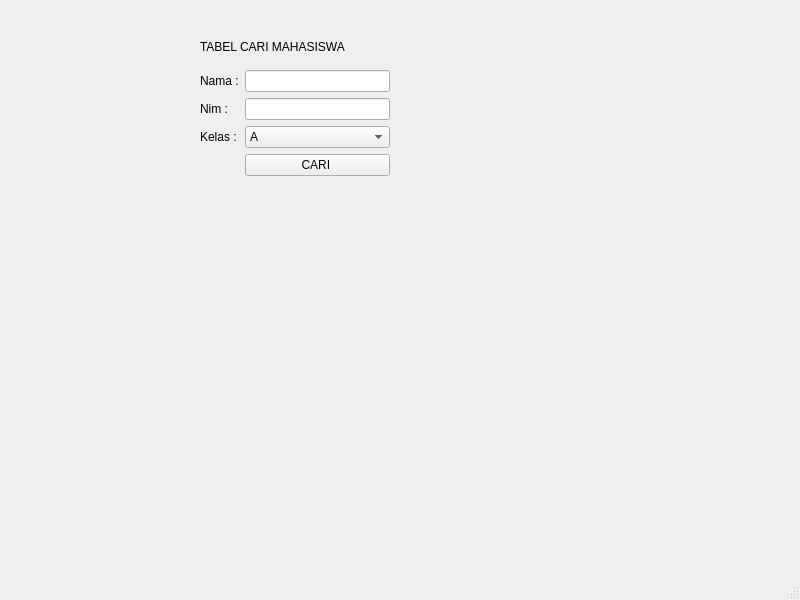
<?xml version="1.0" encoding="UTF-8"?>
<ui version="4.0">
 <class>MainWindow</class>
 <widget class="QMainWindow" name="MainWindow">
  <property name="geometry">
   <rect>
    <x>0</x>
    <y>0</y>
    <width>800</width>
    <height>600</height>
   </rect>
  </property>
  <property name="windowTitle">
   <string>MainWindow</string>
  </property>
  <property name="autoFillBackground">
   <bool>false</bool>
  </property>
  <property name="styleSheet">
   <string notr="true"/>
  </property>
  <widget class="QWidget" name="centralwidget">
   <widget class="QWidget" name="">
    <property name="geometry">
     <rect>
      <x>200</x>
      <y>30</y>
      <width>190</width>
      <height>146</height>
     </rect>
    </property>
    <layout class="QVBoxLayout" name="verticalLayout">
     <item>
      <widget class="QLabel" name="label_4">
       <property name="text">
        <string>TABEL CARI MAHASISWA</string>
       </property>
      </widget>
     </item>
     <item>
      <layout class="QGridLayout" name="gridLayout">
       <item row="0" column="0">
        <widget class="QLabel" name="label">
         <property name="text">
          <string>Nama :</string>
         </property>
        </widget>
       </item>
       <item row="0" column="1">
        <widget class="QLineEdit" name="lineEdit"/>
       </item>
       <item row="1" column="0">
        <widget class="QLabel" name="label_2">
         <property name="text">
          <string>Nim :</string>
         </property>
        </widget>
       </item>
       <item row="1" column="1">
        <widget class="QLineEdit" name="lineEdit_2"/>
       </item>
       <item row="2" column="0">
        <widget class="QLabel" name="label_3">
         <property name="text">
          <string>Kelas :</string>
         </property>
        </widget>
       </item>
       <item row="2" column="1">
        <widget class="QComboBox" name="comboBox">
         <item>
          <property name="text">
           <string>A</string>
          </property>
         </item>
         <item>
          <property name="text">
           <string>B</string>
          </property>
         </item>
         <item>
          <property name="text">
           <string>C</string>
          </property>
         </item>
        </widget>
       </item>
       <item row="3" column="1">
        <widget class="QPushButton" name="pushButton">
         <property name="text">
          <string>CARI </string>
         </property>
        </widget>
       </item>
      </layout>
     </item>
    </layout>
   </widget>
  </widget>
  <widget class="QMenuBar" name="menubar">
   <property name="geometry">
    <rect>
     <x>0</x>
     <y>0</y>
     <width>800</width>
     <height>26</height>
    </rect>
   </property>
  </widget>
  <widget class="QStatusBar" name="statusbar"/>
 </widget>
 <resources/>
 <connections/>
</ui>
